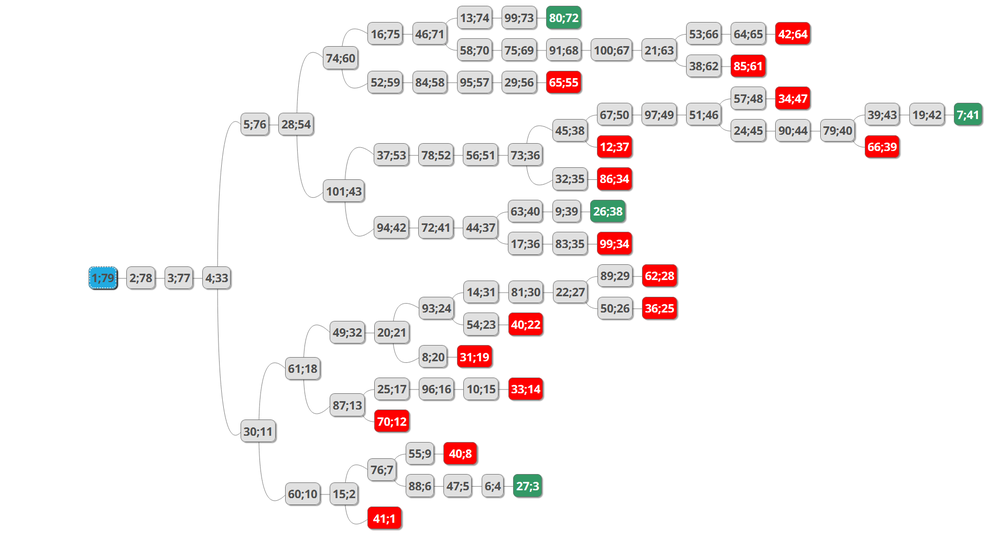
#> input picture Cluedo/ABR.png, 1000 x 538 px, shrunk from 1908 x 1026 before the run
$ python mathWallpaperGen.py Cluedo/ABR.png Cluedo/ABR.png Cluedo/ABR.png
#> lines starting #> are read from the running program, lines starting #| are printed output that depends on the picture
"""
Use python mathWaalpaperGen.py 'img_path', 'decimals_path', 'save_path'
"""
import itertools, sys
from PIL import Image, ImageDraw, ImageFont

COLORS = (200, 255)
FONTS = [ImageFont.truetype(font, 20) for font in ('cour.ttf', 'courbd.ttf')]

def _get_mean_pixel_area(img:Image.Image, top_left:tuple[int], bbox:tuple[int]):
    mean_pix = 0
    for x, y in itertools.product(range(top_left[0], top_left[0] + bbox[2]), range(top_left[1], top_left[1] + bbox[3])):
        try: mean_pix += img.getpixel((x, y))
        except: break

    return mean_pix / (bbox[2] * bbox[3])

def number_to_img(img_path, decimals_path, save_path):
#> called with img_path = 'Cluedo/ABR.png', decimals_path = 'Cluedo/ABR.png', save_path = 'Cluedo/ABR.png'
    num = Image.open(img_path).convert('L')
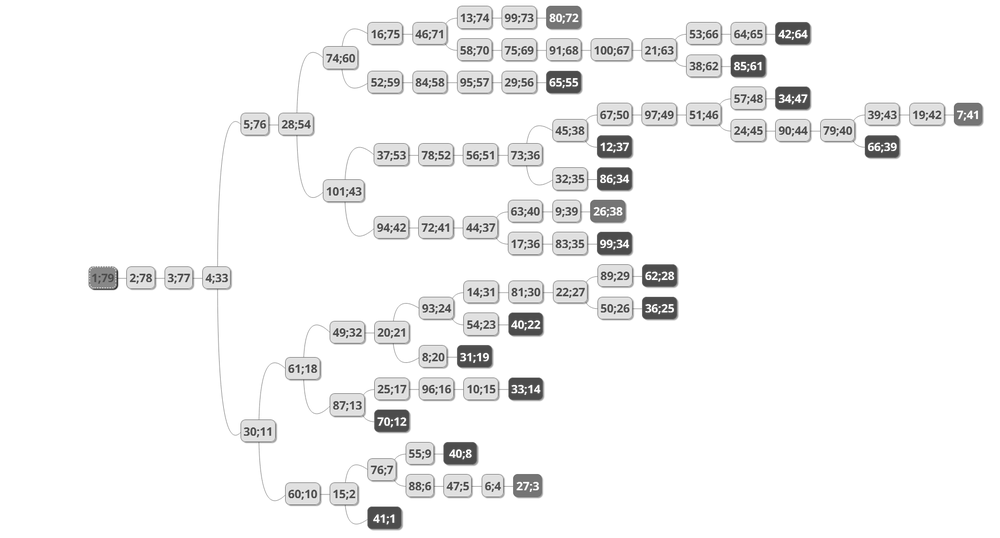
#> num: PIL image 1000x538 L; min 37, max 255, mean 244
#> (the run stopped early here; a loop or call above may not have finished)
